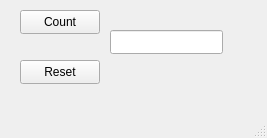
<?xml version="1.0" encoding="UTF-8"?>
<ui version="4.0">
 <class>MainWindow</class>
 <widget class="QMainWindow" name="MainWindow">
  <property name="geometry">
   <rect>
    <x>0</x>
    <y>0</y>
    <width>267</width>
    <height>138</height>
   </rect>
  </property>
  <property name="windowTitle">
   <string>MainWindow</string>
  </property>
  <widget class="QWidget" name="centralwidget">
   <widget class="QPushButton" name="buttonCount">
    <property name="geometry">
     <rect>
      <x>20</x>
      <y>10</y>
      <width>80</width>
      <height>24</height>
     </rect>
    </property>
    <property name="text">
     <string>Count</string>
    </property>
   </widget>
   <widget class="QLineEdit" name="lineEdit">
    <property name="geometry">
     <rect>
      <x>110</x>
      <y>30</y>
      <width>113</width>
      <height>24</height>
     </rect>
    </property>
   </widget>
   <widget class="QPushButton" name="buttonReset">
    <property name="geometry">
     <rect>
      <x>20</x>
      <y>60</y>
      <width>80</width>
      <height>24</height>
     </rect>
    </property>
    <property name="text">
     <string>Reset</string>
    </property>
   </widget>
  </widget>
  <widget class="QMenuBar" name="menubar">
   <property name="geometry">
    <rect>
     <x>0</x>
     <y>0</y>
     <width>267</width>
     <height>21</height>
    </rect>
   </property>
  </widget>
  <widget class="QStatusBar" name="statusbar"/>
 </widget>
 <resources/>
 <connections/>
</ui>
